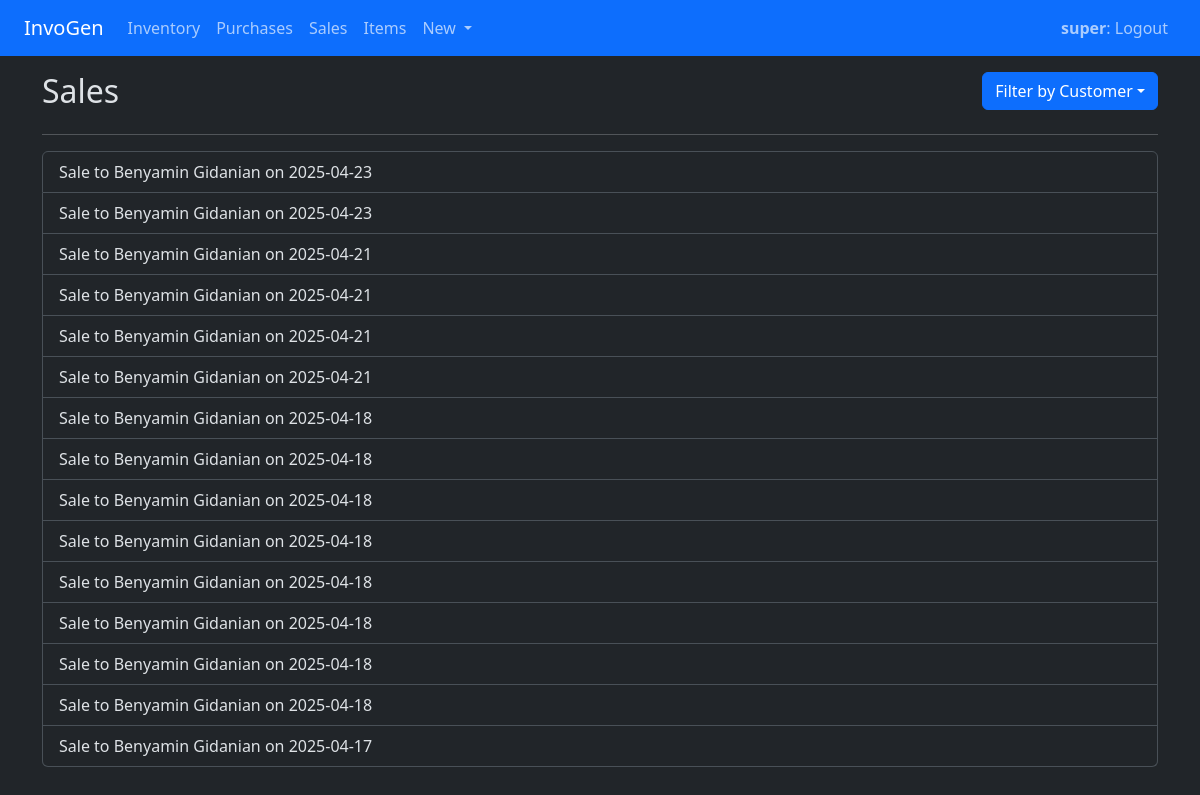
The app's page /sales (signed in) with its own data.
### exchange/models.py (models this page shows)
class User(AbstractUser):
   pass

class Sale(models.Model): # user's sale
    user = models.ForeignKey(User, on_delete=models.CASCADE)
    customer = models.ForeignKey(Customer, on_delete=models.PROTECT)
    date = models.DateField(default=datetime.date.today)
    notes = models.TextField(blank=True, null=False)
    def __str__(self):
        return f"Sale to {self.customer} on {self.date}"

class Entity(models.Model):
    user = models.ForeignKey(User, on_delete=models.CASCADE)
    name = models.CharField(max_length=127, blank=False, null=False)
    address = models.CharField(max_length=127, blank=True)
    phone = models.CharField(max_length=127, blank=True)
    email = models.EmailField(blank=True)
    notes = models.TextField(blank=True, null=False)
    class Meta:
        abstract = True

class Customer(Entity):
    def __str__(self):
        return f"{self.name}"

### exchange/views.py (the view)
# urls.py: path("sales", views.sales_view, name="sales"),
@login_required()
def sales_view(request, customer_id=None):
    if customer_id:
        customer = Customer.objects.get(user=request.user, pk=customer_id)
        sales = Sale.objects.filter(user=request.user, customer=customer_id).order_by("-date", "-pk")
    else:
        sales = Sale.objects.filter(user=request.user).order_by("-date", "-pk")
        customer = None
    customers = Customer.objects.filter(user=request.user)
    return render(request, "exchange/sales.html", {
        "sales": sales,
        "customers": customers,
        "customer": customer
    })

### exchange/templates/exchange/sales.html (shortened to what this page needs)
{% extends "exchange/layout.html" %}
{% block body %}
        <div class="d-flex">
            <div>
                {% if customer %}
                <h2>Sales from {{customer}}</h2>
                {% else %}
                <h2>Sales</h2>
                {% endif %}
            </div>
            <div class="ms-auto">
                <button class="btn btn-primary dropdown-toggle" type="button" data-bs-toggle="dropdown" aria-expanded="false">Filter by Customer</button>
            </div>
        </div>
        <hr>
        <div class="list-group">
            {% for sale in sales %}
                <a href="{% url 'view_sale' sale_id=sale.id %}" class="list-group-item list-group-item-action" >{{ sale }}</a>
            {% endfor %}
        </div>
{% endblock %}

### exchange/templates/exchange/layout.html (shortened to what this page needs)
{% load static %}
<!DOCTYPE html>
<html lang="en">
    <head>
        <link href="https://cdn.jsdelivr.net/npm/bootstrap@5.3.3/dist/css/bootstrap.min.css" rel="stylesheet">
        <link href="{% static 'exchange/styles.css' %}" rel="stylesheet">
    </head>
    <body data-bs-theme="dark">
        <nav class="navbar navbar-expand-sm px-4 bg-primary">
            <a class="navbar-brand" href="#">InvoGen</a>
            <div class="collapse navbar-collapse" id="navbar">
              <ul class="navbar-nav me-auto mb-2 mb-lg-0">
                {% if user.is_authenticated %}
                    <li class="nav-item">
                        <a class="nav-link" href="{% url 'index' %}">Inventory</a>
                    </li>
                    <li class="nav-item">
                        <a class="nav-link" href="{% url 'purchases' %}">Purchases</a>
                    </li>
                    <li class="nav-item">
                        <a class="nav-link" href="{% url 'sales' %}">Sales</a>
                    </li>
                    <li class="nav-item">
                        <a class="nav-link" href="{% url 'items' %}">Items</a>
                    </li>
                    <li class="nav-item dropdown">
                        <a class="nav-link dropdown-toggle" href="#" role="button" data-bs-toggle="dropdown" aria-expanded="false">
                            New
                        </a>
                    </li>
                {% endif %}
              </ul>
            </div>
            <div id="user-auth">
                <ul class="navbar-nav">
                    {% if user.is_authenticated %}
                        <li class="nav-item">
                            <a class="nav-link" href="{% url 'logout' %}"><strong>{{ user.username }}</strong>: Logout </a>
                        </li>
                    {% endif %}
                </ul>
            </div>
          </nav>
        <div>
            <div class="container mt-3" >
                {% block body %}
                {% endblock %}
            </div>
        </div>
    </body>
</html>

### records on screen
User: username "super"
Sale: customer+date "Sale to Benyamin Gidanian on 2025-04-23"
Sale: customer+date "Sale to Benyamin Gidanian on 2025-04-23"
Sale: customer+date "Sale to Benyamin Gidanian on 2025-04-21"
Sale: customer+date "Sale to Benyamin Gidanian on 2025-04-21"
Sale: customer+date "Sale to Benyamin Gidanian on 2025-04-21"
Sale: customer+date "Sale to Benyamin Gidanian on 2025-04-21"
Sale: customer+date "Sale to Benyamin Gidanian on 2025-04-18"
Sale: customer+date "Sale to Benyamin Gidanian on 2025-04-18"
Sale: customer+date "Sale to Benyamin Gidanian on 2025-04-18"
Sale: customer+date "Sale to Benyamin Gidanian on 2025-04-18"
Sale: customer+date "Sale to Benyamin Gidanian on 2025-04-18"
Sale: customer+date "Sale to Benyamin Gidanian on 2025-04-18"
Sale: customer+date "Sale to Benyamin Gidanian on 2025-04-18"
Sale: customer+date "Sale to Benyamin Gidanian on 2025-04-18"
Sale: customer+date "Sale to Benyamin Gidanian on 2025-04-17"
